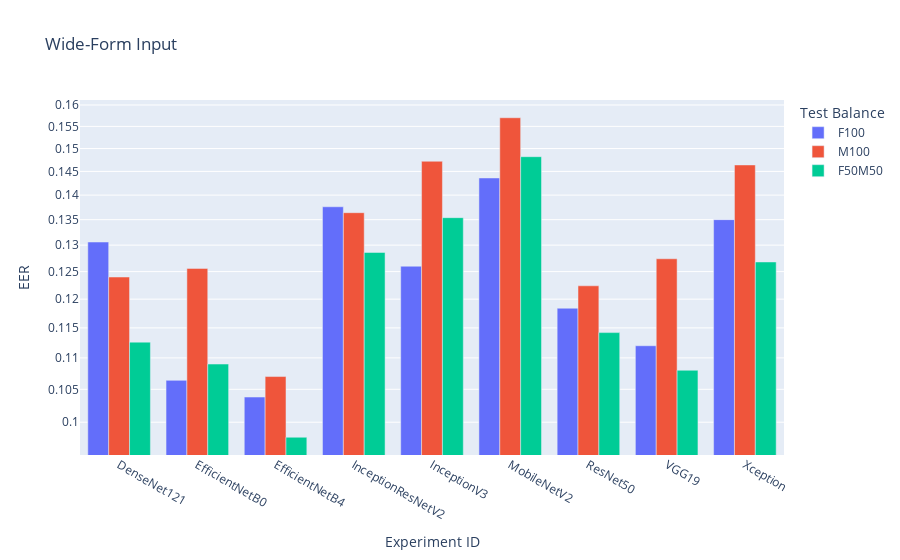

The notebook cell this image was saved under:
### Code cell
import plotly.express as px

import plotly.graph_objects as go

# Group by Network, Train Balance, TestBalance
df_ = df[df["Train Balance"] == "M100"]
fig = px.bar(df_, x="Experiment ID", y="EER", color="Test Balance", 
                 title="Wide-Form Input",  barmode='group', log_y=True)
fig.show()

### Figure 1 — Plotly figure (JSON) as saved in the notebook; plotly's stock layout.template omitted (floating-point values rounded to 4 significant figures)
{"data": [{"alignmentgroup": "True", "hovertemplate": "Test Balance=F100<br>Experiment ID=%{x}<br>EER=%{y}<extra></extra>", "legendgroup": "F100", "marker": {"color": "#636efa", "pattern": {"shape": ""}}, "name": "F100", "offsetgroup": "F100", "orientation": "v", "showlegend": true, "textposition": "auto", "type": "bar", "x": ["DenseNet121", "EfficientNetB0", "EfficientNetB4", "InceptionResNetV2", "InceptionV3", "MobileNetV2", "ResNet50", "VGG19", "Xception"], "xaxis": "x", "y": [0.1306, 0.1064, 0.1038, 0.1376, 0.126, 0.1436, 0.1184, 0.112, 0.135], "yaxis": "y"}, {"alignmentgroup": "True", "hovertemplate": "Test Balance=M100<br>Experiment ID=%{x}<br>EER=%{y}<extra></extra>", "legendgroup": "M100", "marker": {"color": "#EF553B", "pattern": {"shape": ""}}, "name": "M100", "offsetgroup": "M100", "orientation": "v", "showlegend": true, "textposition": "auto", "type": "bar", "x": ["DenseNet121", "EfficientNetB0", "EfficientNetB4", "InceptionResNetV2", "InceptionV3", "MobileNetV2", "ResNet50", "VGG19", "Xception"], "xaxis": "x", "y": [0.124, 0.1256, 0.107, 0.1364, 0.1472, 0.157, 0.1224, 0.1274, 0.1464], "yaxis": "y"}, {"alignmentgroup": "True", "hovertemplate": "Test Balance=F50M50<br>Experiment ID=%{x}<br>EER=%{y}<extra></extra>", "legendgroup": "F50M50", "marker": {"color": "#00cc96", "pattern": {"shape": ""}}, "name": "F50M50", "offsetgroup": "F50M50", "orientation": "v", "showlegend": true, "textposition": "auto", "type": "bar", "x": ["DenseNet121", "EfficientNetB0", "EfficientNetB4", "InceptionResNetV2", "InceptionV3", "MobileNetV2", "ResNet50", "VGG19", "Xception"], "xaxis": "x", "y": [0.1126, 0.109, 0.0978, 0.1286, 0.1354, 0.1482, 0.1142, 0.108, 0.1268], "yaxis": "y"}], "layout": {"barmode": "group", "legend": {"title": {"text": "Test Balance"}, "tracegroupgap": 0}, "title": {"text": "Wide-Form Input"}, "xaxis": {"anchor": "y", "domain": [0, 1], "title": {"text": "Experiment ID"}}, "yaxis": {"anchor": "x", "domain": [0, 1], "title": {"text": "EER"}, "type": "log"}}}
